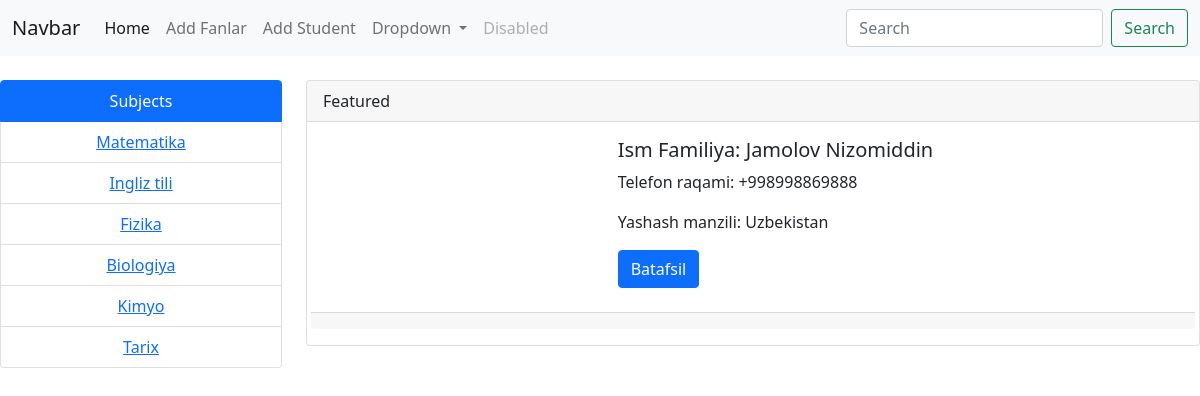
Screenshot of /app/fanlar/2 with the database file from the repository.
### configapp/models.py (models this page shows, shortened)
class Fanlar(models.Model):
    title = models.CharField(max_length=150)

class Student(models.Model):
    fullname = models.CharField(max_length=150)
    phone = models.TextField()
    location = models.TextField(max_length=150)
    fan = models.ForeignKey(Fanlar,on_delete=models.CASCADE)

### configapp/views.py (the view)
# urls.py: path('fanlar/<int:fan_id>',get_fanlar,name='get_fanlar'),
def get_fanlar(request, fan_id):
    students = Student.objects.filter(fan_id=fan_id)
    fanlar = Fanlar.objects.all()
    context = {
        "fanlar": fanlar,
        "students": students,
    }
    return render(request, 'get_fanlar.html', context=context)

### configapp/templates/get_fanlar.html (shortened to what this page needs)
<!DOCTYPE html>
<html lang="en">
<head>
</head>
<link href="https://cdn.jsdelivr.net/npm/bootstrap@5.0.2/dist/css/bootstrap.min.css" rel="stylesheet">
<body>
<nav class="navbar navbar-expand-lg navbar-light bg-light">
  <div class="container-fluid">
    <a class="navbar-brand" href="#">Navbar</a>
    <div class="collapse navbar-collapse" id="navbarSupportedContent">
      <ul class="navbar-nav me-auto mb-2 mb-lg-0">
        <li class="nav-item">
          <a class="nav-link active" aria-current="page" href="{% url 'home' %}">Home</a>
        </li>
        <li class="nav-item">
          <a class="nav-link" href="{% url 'add_fanlar' %}">Add Fanlar</a>
        </li>
        <li class="nav-item">
          <a class="nav-link" href="{% url 'add_student' %}">Add Student</a>
        </li>
        <li class="nav-item dropdown">
          <a class="nav-link dropdown-toggle" href="#" id="navbarDropdown" role="button" data-bs-toggle="dropdown" aria-expanded="false">
            Dropdown
          </a>
        </li>
        <li class="nav-item">
          <a class="nav-link disabled" href="#" tabindex="-1" aria-disabled="true">Disabled</a>
        </li>
      </ul>
      <form class="d-flex">
        <input class="form-control me-2" type="search" placeholder="Search" aria-label="Search">
        <button class="btn btn-outline-success" type="submit">Search</button>
      </form>
    </div>
  </div>
</nav>
<div class="row">
  <div class="col-3 mt-4 text-center"><ul class="list-group ">
  <li class="list-group-item active" aria-current="true">Subjects</li>
    {% for item in fanlar %}
    <li class="list-group-item" ><a href="{% url 'get_fanlar' item.pk%}">{{item.title}}</a></li>
    {% endfor %}
</ul>
  </div>
  <div class="col-9 mt-4">
    {% for item in students %}
    <div class="card  ">
  <div class="card-header">
    Featured
  </div>
  <div class="card-body">
    <div class="row">
      <div class="col-4">
      </div>
      <div class="col-8"><h5 class="card-title">Ism Familiya: {{item.fullname}}</h5>
    <p class="card-text">Telefon raqami: {{item.phone}}</p>
    <p class="card-text">Yashash manzili: {{item.location}}</p>
    <a href="#" class="btn btn-primary mb-4">Batafsil</a>
  </div>
  <div class="card-footer text-muted">
  </div>
    </div>
    </div>
</div></div>
    {% endfor %}
</div>
</body>
</html>

### rows the page displays
Fanlar: title "Matematika"
Fanlar: title "Ingliz tili"
Fanlar: title "Fizika"
Fanlar: title "Biologiya"
Fanlar: title "Kimyo"
Fanlar: title "Tarix"
Student: fullname "Jamolov Nizomiddin", phone "+998998869888", location "Uzbekistan"
